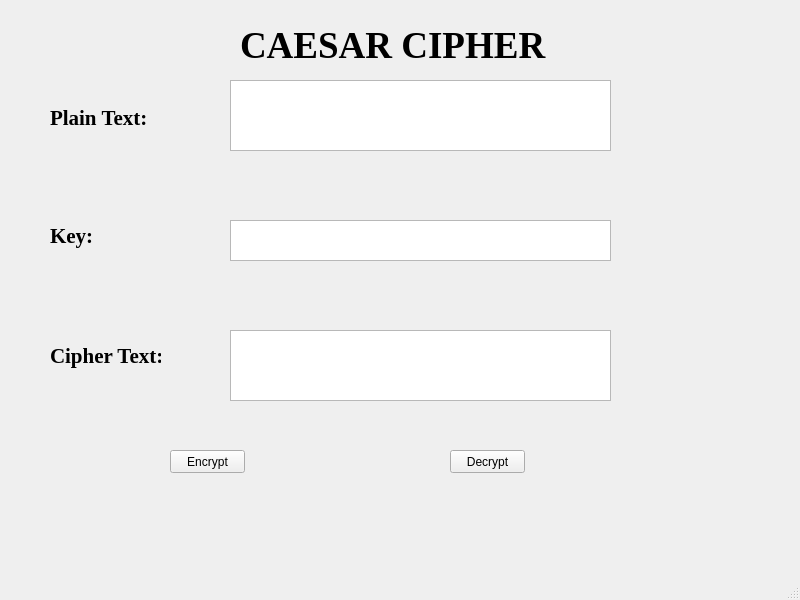
<?xml version="1.0" encoding="UTF-8"?>
<ui version="4.0">
 <class>CaesarCipher</class>
 <widget class="QMainWindow" name="CaesarCipher">
  <property name="geometry">
   <rect>
    <x>0</x>
    <y>0</y>
    <width>800</width>
    <height>600</height>
   </rect>
  </property>
  <property name="windowTitle">
   <string>CaesarCipher</string>
  </property>
  <widget class="QWidget" name="centralwidget">
   <widget class="QLabel" name="lbl_Caesar">
    <property name="geometry">
     <rect>
      <x>240</x>
      <y>10</y>
      <width>321</width>
      <height>71</height>
     </rect>
    </property>
    <property name="font">
     <font>
      <family>Times New Roman</family>
      <pointsize>28</pointsize>
      <weight>75</weight>
      <bold>true</bold>
     </font>
    </property>
    <property name="text">
     <string>CAESAR CIPHER</string>
    </property>
   </widget>
   <widget class="QLabel" name="lbl_plaintext">
    <property name="geometry">
     <rect>
      <x>50</x>
      <y>110</y>
      <width>101</width>
      <height>16</height>
     </rect>
    </property>
    <property name="font">
     <font>
      <family>Times New Roman</family>
      <pointsize>16</pointsize>
      <weight>75</weight>
      <bold>true</bold>
     </font>
    </property>
    <property name="text">
     <string>Plain Text:</string>
    </property>
   </widget>
   <widget class="QLabel" name="lbl_key">
    <property name="geometry">
     <rect>
      <x>50</x>
      <y>220</y>
      <width>101</width>
      <height>31</height>
     </rect>
    </property>
    <property name="font">
     <font>
      <family>Times New Roman</family>
      <pointsize>16</pointsize>
      <weight>75</weight>
      <bold>true</bold>
     </font>
    </property>
    <property name="text">
     <string>Key:</string>
    </property>
   </widget>
   <widget class="QLabel" name="lbl_ciphertext">
    <property name="geometry">
     <rect>
      <x>50</x>
      <y>340</y>
      <width>111</width>
      <height>31</height>
     </rect>
    </property>
    <property name="font">
     <font>
      <family>Times New Roman</family>
      <pointsize>16</pointsize>
      <weight>75</weight>
      <bold>true</bold>
     </font>
    </property>
    <property name="text">
     <string>Cipher Text:</string>
    </property>
   </widget>
   <widget class="QTextEdit" name="txt_PlainText">
    <property name="geometry">
     <rect>
      <x>230</x>
      <y>80</y>
      <width>381</width>
      <height>71</height>
     </rect>
    </property>
   </widget>
   <widget class="QTextEdit" name="txt_Key">
    <property name="geometry">
     <rect>
      <x>230</x>
      <y>220</y>
      <width>381</width>
      <height>41</height>
     </rect>
    </property>
   </widget>
   <widget class="QTextEdit" name="txt_CipherText">
    <property name="geometry">
     <rect>
      <x>230</x>
      <y>330</y>
      <width>381</width>
      <height>71</height>
     </rect>
    </property>
   </widget>
   <widget class="QPushButton" name="btn_Encrypt">
    <property name="geometry">
     <rect>
      <x>170</x>
      <y>450</y>
      <width>75</width>
      <height>23</height>
     </rect>
    </property>
    <property name="text">
     <string>Encrypt</string>
    </property>
   </widget>
   <widget class="QPushButton" name="btn_Decrypt">
    <property name="geometry">
     <rect>
      <x>450</x>
      <y>450</y>
      <width>75</width>
      <height>23</height>
     </rect>
    </property>
    <property name="text">
     <string>Decrypt</string>
    </property>
   </widget>
  </widget>
  <widget class="QMenuBar" name="menubar">
   <property name="geometry">
    <rect>
     <x>0</x>
     <y>0</y>
     <width>800</width>
     <height>21</height>
    </rect>
   </property>
  </widget>
  <widget class="QStatusBar" name="statusbar"/>
 </widget>
 <resources/>
 <connections/>
</ui>
